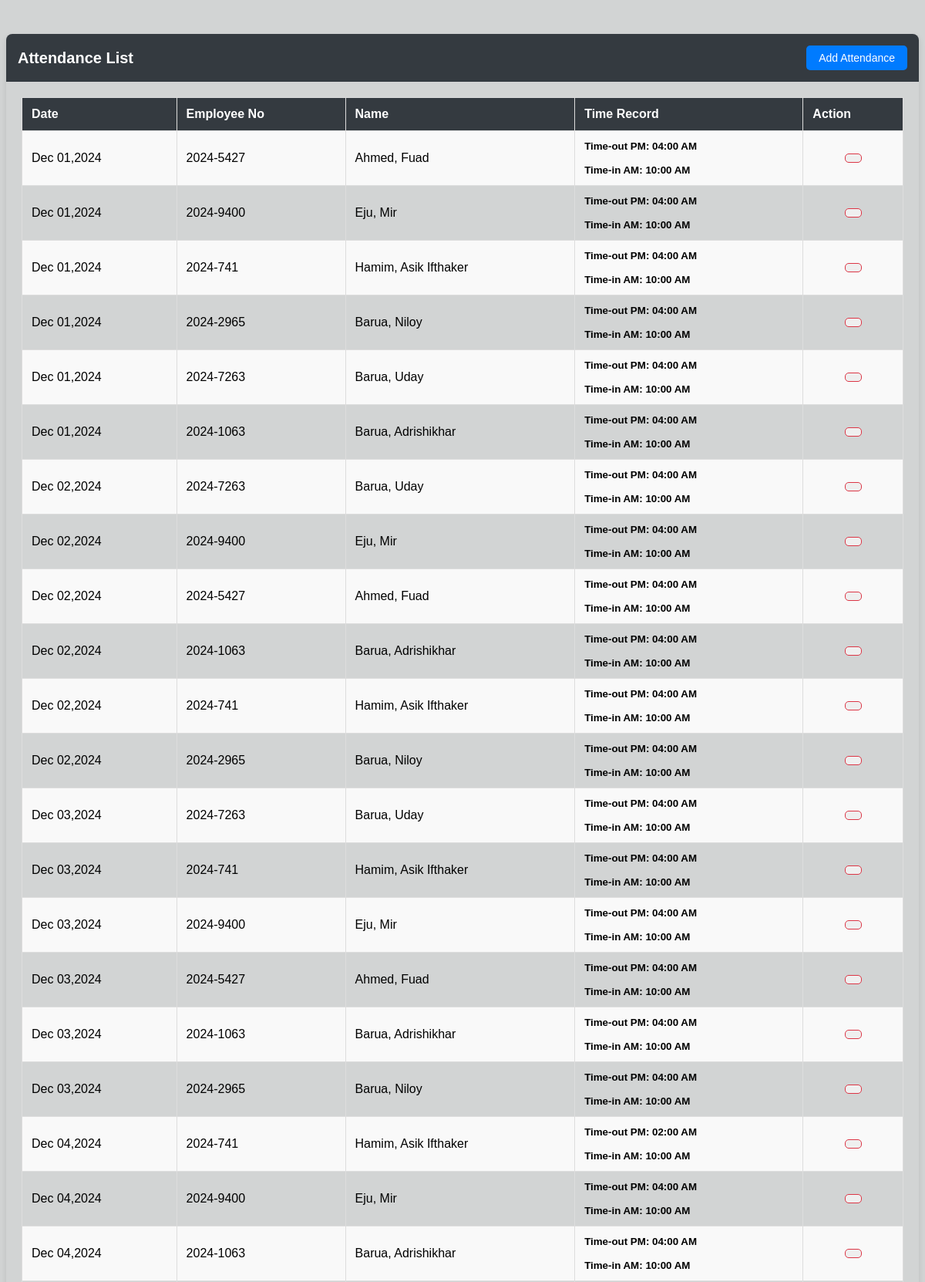
Screenshot of /attendance.php (upper part) with the database file from the repository.
### tables this page shows
CREATE TABLE `attendance` (
  `id` int(11) NOT NULL,
  `employee_id` int(20) NOT NULL,
  `log_type` tinyint(1) NOT NULL COMMENT '1 = AM IN,2 = AM out, 3= PM IN, 4= PM out\r\n',
  `datetime_log` datetime NOT NULL DEFAULT current_timestamp(),
  `date_updated` datetime NOT NULL DEFAULT current_timestamp() ON UPDATE current_timestamp()
);

### attendance.php (the view, shortened to what this page needs)
<?php include('db_connect.php') ?>
<div class="container-fluid">
    <div class="col-lg-12">
        <br />
        <br />
        <div class="card">
            <div class="card-header">
                Attendance List
                <button class="btn btn-primary" type="button" id="new_attendance_btn">
                    <span class="fa fa-plus"></span> Add Attendance
                </button>
            </div>
            <div class="card-body">
                <table id="table" class="table table-bordered table-striped">
                    <thead>
                        <tr>
                            <th>Date</th>
                            <th>Employee No</th>
                            <th>Name</th>
                            <th>Time Record</th>
                            <th>Action</th>
                        </tr>
                    </thead>
                    <tbody>
                        <?php
                            $att = $conn->query("SELECT a.*, e.employee_no, concat(e.lastname, ', ', e.firstname, ' ', e.middlename) as ename
                                                 FROM attendance a
                                                 INNER JOIN employee e on a.employee_id = e.id
                                                 ORDER BY UNIX_TIMESTAMP(datetime_log) ASC") or die(mysqli_error());
                            $lt_arr = array(1 => "Time-in AM", 2 => "Time-out AM", 3 => "Time-in PM", 4 => "Time-out PM");
                            while($row = $att->fetch_array()) {
                                $date = date("Y-m-d", strtotime($row['datetime_log']));
                                $attendance[$row['employee_id']."_".$date]['details'] = array("eid" => $row['employee_id'], "name" => $row['ename'], "eno" => $row['employee_no'], "date" => $date);
                                if($row['log_type'] == 1 || $row['log_type'] == 3){
                                    if(!isset($attendance[$row['employee_id']."_".$date]['log'][$row['log_type']]))
                                        $attendance[$row['employee_id']."_".$date]['log'][$row['log_type']] = array('id' => $row['id'], "date" =>  $row['datetime_log']);
                                } else {
                                    $attendance[$row['employee_id']."_".$date]['log'][$row['log_type']] = array('id' => $row['id'], "date" =>  $row['datetime_log']);
                                }
                            }
                            foreach ($attendance as $key => $value) {
                        ?>
                        <tr>
                            <td><?php echo date("M d,Y", strtotime($attendance[$key]['details']['date'])) ?></td>
                            <td><?php echo $attendance[$key]['details']['eno'] ?></td>
                            <td><?php echo $attendance[$key]['details']['name'] ?></td>
                            <td>
                                <div>
                                    <?php
                                    foreach($attendance[$key]['log'] as $k => $v) :
                                    ?>
                                    <p>
                                        <small><b><?php echo $lt_arr[$k].": " ?>
                                            <?php echo (date("h:i A", strtotime($attendance[$key]['log'][$k]['date'])))  ?></b>
                                        </small>
                                    </p>
                                    <?php endforeach; ?>
                                </div>
                            </td>
                            <td>
                                <center>
                                    <button class="btn btn-outline-danger remove_attendance" data-id="<?php echo $key ?>" type="button"><i class="fa fa-trash"></i></button>
                                </center>
                            </td>
                        </tr>
                        <?php
                            }
                        ?>
                    </tbody>
                </table>
            </div>
        </div>
    </div>
</div>

### attendance.php (style rules this page uses)
.card { box-shadow: 0 4px 8px rgba(0, 0, 0, 0.1); border-radius: 8px; border: none; }
.card-header { background-color: #343a40; color: white; font-size: 20px; font-weight: bold; padding: 15px; display: flex; justify-content: space-between; align-items: center; border-top-left-radius: 8px; border-top-right-radius: 8px; }
.btn-primary { background-color: #007bff; border: none; border-radius: 5px; color: white; padding: 8px 16px; transition: background-color 0.3s ease; font-size: 14px; }
.btn-outline-danger { border: 1px solid #dc3545; color: #dc3545; border-radius: 5px; font-size: 14px; transition: background-color 0.3s ease, color 0.3s ease; padding: 5px 10px; }
.card-body { padding: 20px; }
table { width: 100%; border-collapse: collapse; }
thead { background-color: #343a40; color: white; }
th, td { padding: 12px; text-align: left; border: 1px solid #ddd; }
tbody tr:nth-child(odd) { background-color: #f9f9f9; }

### rows the page displays
attendance: k "Time-in AM", datetime_log "10:00 AM"
attendance: k "Time-out PM", datetime_log "04:00 AM"
attendance: k "Time-in AM", datetime_log "10:00 AM"
attendance: k "Time-out PM", datetime_log "04:00 AM"
attendance: k "Time-in AM", datetime_log "10:00 AM"
attendance: k "Time-out PM", datetime_log "04:00 AM"
attendance: k "Time-in AM", datetime_log "10:00 AM"
attendance: k "Time-out PM", datetime_log "04:00 AM"
attendance: k "Time-in AM", datetime_log "10:00 AM"
attendance: k "Time-out PM", datetime_log "04:00 AM"
attendance: k "Time-out PM", datetime_log "04:00 AM"
attendance: k "Time-in AM", datetime_log "10:00 AM"
attendance: k "Time-out PM", datetime_log "04:00 AM"
attendance: k "Time-in AM", datetime_log "10:00 AM"
attendance: k "Time-out PM", datetime_log "04:00 AM"
attendance: k "Time-in AM", datetime_log "10:00 AM"
attendance: k "Time-in AM", datetime_log "10:00 AM"
attendance: k "Time-out PM", datetime_log "04:00 AM"
attendance: k "Time-in AM", datetime_log "10:00 AM"
attendance: k "Time-out PM", datetime_log "04:00 AM"
attendance: k "Time-in AM", datetime_log "10:00 AM"
attendance: k "Time-out PM", datetime_log "04:00 AM"
attendance: k "Time-in AM", datetime_log "10:00 AM"
attendance: k "Time-out PM", datetime_log "04:00 AM"
attendance: k "Time-in AM", datetime_log "10:00 AM"
attendance: k "Time-out PM", datetime_log "04:00 AM"
attendance: k "Time-in AM", datetime_log "10:00 AM"
attendance: k "Time-out PM", datetime_log "04:00 AM"
attendance: k "Time-in AM", datetime_log "10:00 AM"
attendance: k "Time-out PM", datetime_log "04:00 AM"
attendance: k "Time-in AM", datetime_log "10:00 AM"
attendance: k "Time-out PM", datetime_log "02:00 AM"
attendance: k "Time-in AM", datetime_log "10:00 AM"
attendance: k "Time-out PM", datetime_log "04:00 AM"
attendance: k "Time-in AM", datetime_log "10:00 AM"
attendance: k "Time-out PM", datetime_log "04:00 AM"
attendance: k "Time-in AM", datetime_log "10:00 AM"

### other values shown
date("M d,Y", strtotime($attendance[$key]['details']['date'])) "Dec 01,2024"
$attendance[$key]['details']['eno'] "2024-5427"
$attendance[$key]['details']['name'] "Ahmed, Fuad"
$lt_arr[$k] "Time-out PM"
date("h:i A", strtotime($attendance[$key]['log'][$k]['date'])) "04:00 AM"
$attendance[$key]['details']['eno'] "2024-9400"
$attendance[$key]['details']['name'] "Eju, Mir"
$attendance[$key]['details']['eno'] "2024-741"
$attendance[$key]['details']['name'] "Hamim, Asik Ifthaker"
$attendance[$key]['details']['eno'] "2024-2965"
$attendance[$key]['details']['name'] "Barua, Niloy"
$attendance[$key]['details']['eno'] "2024-7263"
$attendance[$key]['details']['name'] "Barua, Uday"
$attendance[$key]['details']['eno'] "2024-1063"
$attendance[$key]['details']['name'] "Barua, Adrishikhar"
